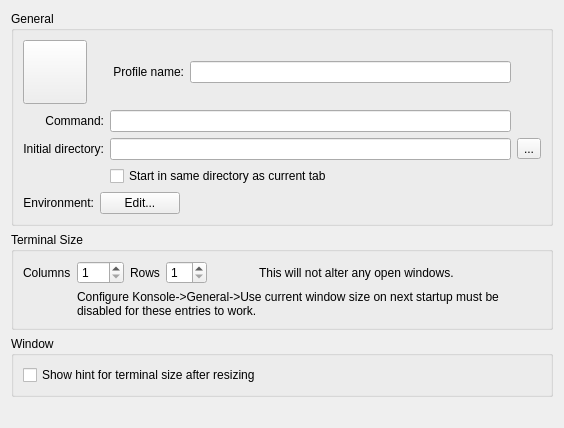
     <widget class="QWidget" name="generalTab">
      <attribute name="title">
       <string comment="@title:tab Generic, common options">General</string>
      </attribute>
      <layout class="QGridLayout" name="gridLayout_2">
       <item row="0" column="0">
        <widget class="QGroupBox" name="groupBox_10">
         <property name="title">
          <string comment="@title:group Generic, common options">General</string>
         </property>
         <property name="flat">
          <bool>true</bool>
         </property>
         <layout class="QGridLayout" name="gridLayout">
          <item row="0" column="0" rowspan="2" colspan="2">
           <layout class="QHBoxLayout" name="horizontalLayout_7">
            <item>
             <widget class="QPushButton" name="iconSelectButton">
              <property name="sizePolicy">
               <sizepolicy hsizetype="Fixed" vsizetype="Fixed">
                <horstretch>0</horstretch>
                <verstretch>0</verstretch>
               </sizepolicy>
              </property>
              <property name="minimumSize">
               <size>
                <width>64</width>
                <height>64</height>
               </size>
              </property>
              <property name="baseSize">
               <size>
                <width>0</width>
                <height>0</height>
               </size>
              </property>
              <property name="toolTip">
               <string>Select the icon displayed on tabs using this profile</string>
              </property>
              <property name="text">
               <string/>
              </property>
              <property name="iconSize">
               <size>
                <width>48</width>
                <height>48</height>
               </size>
              </property>
             </widget>
            </item>
            <item>
             <spacer>
              <property name="orientation">
               <enum>Qt::Horizontal</enum>
              </property>
              <property name="sizeType">
               <enum>QSizePolicy::Fixed</enum>
              </property>
              <property name="sizeHint" stdset="0">
               <size>
                <width>20</width>
                <height>20</height>
               </size>
              </property>
             </spacer>
            </item>
            <item>
             <widget class="QLabel" name="profileNameLabel">
              <property name="text">
               <string>Profile name:</string>
              </property>
              <property name="alignment">
               <set>Qt::AlignRight|Qt::AlignTrailing|Qt::AlignVCenter</set>
              </property>
             </widget>
            </item>
            <item>
             <widget class="QLineEdit" name="profileNameEdit">
              <property name="toolTip">
               <string>A descriptive name for the profile</string>
              </property>
             </widget>
            </item>
           </layout>
          </item>
          <item row="1" column="1">
           <widget class="KMessageWidget" name="emptyNameWarningWidget"/>
          </item>
          <item row="2" column="0">
           <widget class="QLabel" name="label_3">
            <property name="text">
             <string>Command:</string>
            </property>
            <property name="alignment">
             <set>Qt::AlignRight|Qt::AlignTrailing|Qt::AlignVCenter</set>
            </property>
           </widget>
          </item>
          <item row="2" column="1">
           <widget class="QLineEdit" name="commandEdit">
            <property name="toolTip">
             <string>The command to execute when new terminal sessions are created using this profile</string>
            </property>
            <property name="layoutDirection">
             <enum>Qt::LeftToRight</enum>
            </property>
           </widget>
          </item>
          <item row="3" column="0">
           <widget class="QLabel" name="label_9">
            <property name="text">
             <string>Initial directory:</string>
            </property>
            <property name="alignment">
             <set>Qt::AlignRight|Qt::AlignTrailing|Qt::AlignVCenter</set>
            </property>
           </widget>
          </item>
          <item row="3" column="1">
           <widget class="QLineEdit" name="initialDirEdit">
            <property name="toolTip">
             <string>The initial working directory for new terminal sessions using this profile</string>
            </property>
            <property name="layoutDirection">
             <enum>Qt::LeftToRight</enum>
            </property>
           </widget>
          </item>
          <item row="3" column="2">
           <widget class="QToolButton" name="dirSelectButton">
            <property name="toolTip">
             <string>Choose the initial directory</string>
            </property>
            <property name="text">
             <string>...</string>
            </property>
           </widget>
          </item>
          <item row="4" column="1">
           <widget class="QCheckBox" name="startInSameDirButton">
            <property name="text">
             <string>Start in same directory as current tab</string>
            </property>
           </widget>
          </item>
          <item row="5" column="0" colspan="2">
           <layout class="QHBoxLayout" name="horizontalLayout_4">
            <item>
             <widget class="QLabel" name="environmentLabel">
              <property name="text">
               <string>Environment:</string>
              </property>
              <property name="alignment">
               <set>Qt::AlignRight|Qt::AlignTrailing|Qt::AlignVCenter</set>
              </property>
             </widget>
            </item>
            <item>
             <widget class="QPushButton" name="environmentEditButton">
              <property name="toolTip">
               <string>Edit the list of environment variables and associated values</string>
              </property>
              <property name="text">
               <string>Edit...</string>
              </property>
             </widget>
            </item>
            <item>
             <spacer name="horizontalSpacer_9">
              <property name="orientation">
               <enum>Qt::Horizontal</enum>
              </property>
              <property name="sizeHint" stdset="0">
               <size>
                <width>81</width>
                <height>20</height>
               </size>
              </property>
             </spacer>
            </item>
           </layout>
          </item>
         </layout>
        </widget>
       </item>
       <item row="1" column="0">
        <widget class="QGroupBox" name="groupBox_16">
         <property name="title">
          <string>Terminal Size</string>
         </property>
         <property name="flat">
          <bool>true</bool>
         </property>
         <layout class="QGridLayout" name="gridLayout_09">
          <item row="0" column="0">
           <widget class="QLabel" name="label">
            <property name="text">
             <string>Columns</string>
            </property>
           </widget>
          </item>
          <item row="0" column="1">
           <widget class="QSpinBox" name="terminalColumnsEntry">
            <property name="minimum">
             <number>1</number>
            </property>
            <property name="maximum">
             <number>500</number>
            </property>
           </widget>
          </item>
          <item row="0" column="2">
           <widget class="QLabel" name="label_2">
            <property name="text">
             <string>Rows</string>
            </property>
           </widget>
          </item>
          <item row="0" column="3">
           <widget class="QSpinBox" name="terminalRowsEntry">
            <property name="minimum">
             <number>1</number>
            </property>
           </widget>
          </item>
          <item row="0" column="4">
           <spacer name="horizontalSpacer_6">
            <property name="orientation">
             <enum>Qt::Horizontal</enum>
            </property>
            <property name="sizeType">
             <enum>QSizePolicy::Fixed</enum>
            </property>
            <property name="sizeHint" stdset="0">
             <size>
              <width>40</width>
              <height>20</height>
             </size>
            </property>
           </spacer>
          </item>
          <item row="0" column="5">
           <widget class="QLabel" name="label_5">
            <property name="text">
             <string>This will not alter any open windows.</string>
            </property>
           </widget>
          </item>
          <item row="0" column="6">
           <spacer name="horizontalSpacer_7">
            <property name="orientation">
             <enum>Qt::Horizontal</enum>
            </property>
            <property name="sizeHint" stdset="0">
             <size>
              <width>81</width>
              <height>20</height>
             </size>
            </property>
           </spacer>
          </item>
          <item row="1" column="0">
           <spacer name="horizontalSpacer_8">
            <property name="orientation">
             <enum>Qt::Horizontal</enum>
            </property>
            <property name="sizeType">
             <enum>QSizePolicy::Fixed</enum>
            </property>
            <property name="sizeHint" stdset="0">
             <size>
              <width>40</width>
              <height>20</height>
             </size>
            </property>
           </spacer>
          </item>
          <item row="1" column="1" colspan="6">
           <widget class="QLabel" name="label_6">
            <property name="text">
             <string>Configure Konsole-&gt;General-&gt;Use current window size on next startup must be disabled for these entries to work.</string>
            </property>
            <property name="wordWrap">
             <bool>true</bool>
            </property>
           </widget>
          </item>
         </layout>
        </widget>
       </item>
       <item row="2" column="0">
        <widget class="QGroupBox" name="groupBox_12">
         <property name="title">
          <string>Window</string>
         </property>
         <property name="flat">
          <bool>true</bool>
         </property>
         <layout class="QVBoxLayout">
          <item>
           <widget class="QCheckBox" name="showTerminalSizeHintButton">
            <property name="toolTip">
             <string>Show terminal size in columns and lines in the center of window after resizing</string>
            </property>
            <property name="text">
             <string>Show hint for terminal size after resizing</string>
            </property>
           </widget>
          </item>
         </layout>
        </widget>
       </item>
       <item row="3" column="0">
        <spacer>
         <property name="orientation">
          <enum>Qt::Vertical</enum>
         </property>
         <property name="sizeHint" stdset="0">
          <size>
           <width>20</width>
           <height>20</height>
          </size>
         </property>
        </spacer>
       </item>
      </layout>
     </widget>
